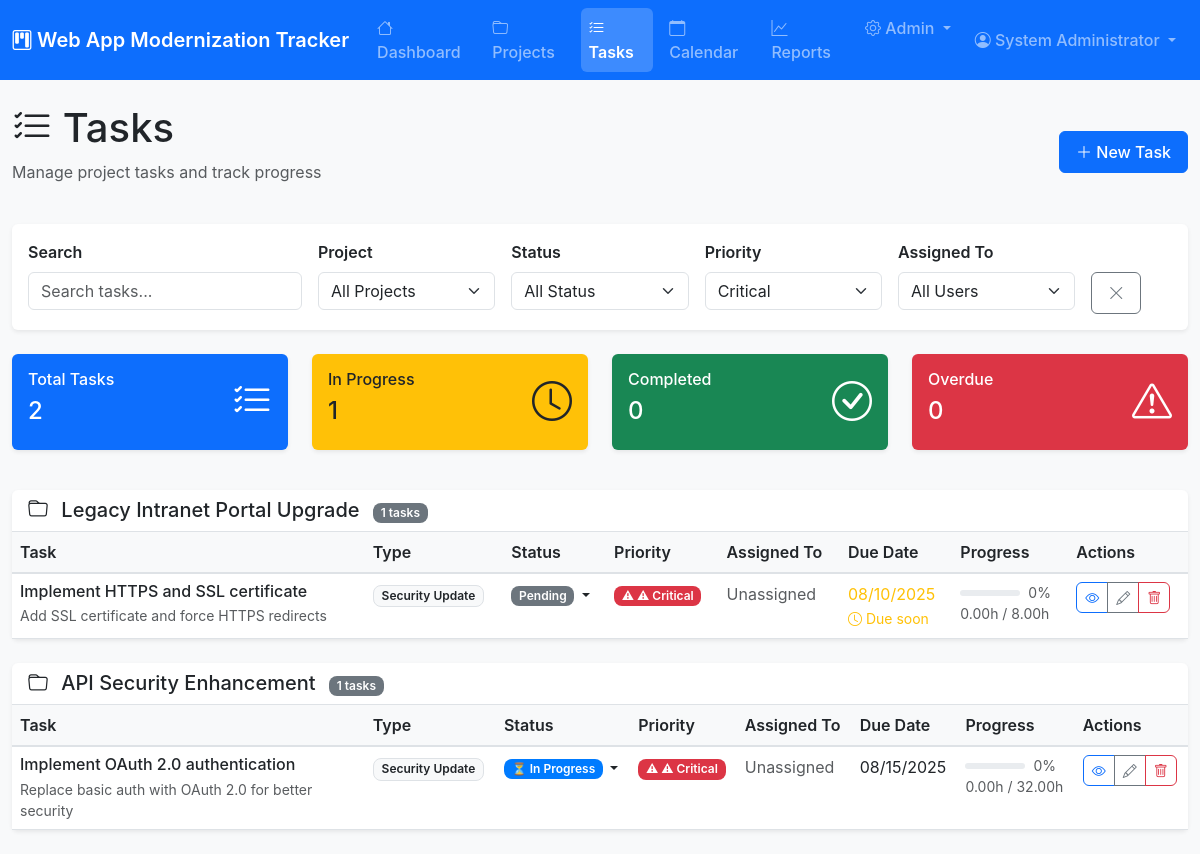
The app's page /pages/tasks.php?priority=critical (signed in) with its own data.
### tables this page shows
CREATE TABLE tasks (
    id INT AUTO_INCREMENT PRIMARY KEY,
    project_id INT NOT NULL,
    title VARCHAR(255) NOT NULL,
    description TEXT,
    task_type VARCHAR(100) DEFAULT 'General',
    priority ENUM('critical', 'high', 'medium', 'low') DEFAULT 'medium',
    status ENUM('pending', 'in_progress', 'completed', 'blocked', 'cancelled') DEFAULT 'pending',
    assigned_to INT,
    depends_on_task_id INT NULL,
    estimated_hours DECIMAL(5,2) DEFAULT 0,
    actual_hours DECIMAL(5,2) DEFAULT 0,
    start_date DATE,
    due_date DATE,
    completed_at TIMESTAMP NULL,
    created_at TIMESTAMP DEFAULT CURRENT_TIMESTAMP,
    updated_at TIMESTAMP DEFAULT CURRENT_TIMESTAMP ON UPDATE CURRENT_TIMESTAMP,
    FOREIGN KEY (project_id) REFERENCES projects(id) ON DELETE CASCADE,
    FOREIGN KEY (assigned_to) REFERENCES users(id) ON DELETE SET NULL,
    FOREIGN KEY (depends_on_task_id) REFERENCES tasks(id) ON DELETE SET NULL,
    INDEX idx_project_id (project_id),
    INDEX idx_status (status),
    INDEX idx_assigned_to (assigned_to),
    INDEX idx_due_date (due_date)
);

CREATE TABLE projects (
    id INT AUTO_INCREMENT PRIMARY KEY,
    name VARCHAR(255) NOT NULL,
    description TEXT,
    category VARCHAR(100) DEFAULT 'Web Application',
    priority ENUM('critical', 'high', 'medium', 'low') DEFAULT 'medium',
    status ENUM('planning', 'in_progress', 'testing', 'completed', 'on_hold') DEFAULT 'planning',
    current_version VARCHAR(50),
    target_version VARCHAR(50),
    start_date DATE,
    due_date DATE,
    completion_date DATE NULL,
    estimated_hours DECIMAL(6,2) DEFAULT 0,
    actual_hours DECIMAL(6,2) DEFAULT 0,
    budget DECIMAL(10,2),
    created_by INT NOT NULL,
    assigned_to INT,
    created_at TIMESTAMP DEFAULT CURRENT_TIMESTAMP,
    updated_at TIMESTAMP DEFAULT CURRENT_TIMESTAMP ON UPDATE CURRENT_TIMESTAMP,
    FOREIGN KEY (created_by) REFERENCES users(id) ON DELETE RESTRICT,
    FOREIGN KEY (assigned_to) REFERENCES users(id) ON DELETE SET NULL,
    INDEX idx_status (status),
    INDEX idx_priority (priority),
    INDEX idx_due_date (due_date),
    INDEX idx_category (category)
);

### pages/tasks.php (the view, shortened to what the rows shown need)
<?php
require_once dirname(__FILE__) . '/../includes/header.php';
$currentUser = getCurrentUser();
$filters = [
    'project_id' => $_GET['project_id'] ?? '',
    'status' => $_GET['status'] ?? '',
    'priority' => $_GET['priority'] ?? '',
    'assigned_to' => $_GET['assigned_to'] ?? '',
    'task_type' => $_GET['task_type'] ?? '',
    'search' => $_GET['search'] ?? ''
];
$tasks = getTasks(null, $filters);
$tasksByProject = [];
foreach ($tasks as $task) {
    $projectName = $task['project_name'];
    if (!isset($tasksByProject[$projectName])) {
        $tasksByProject[$projectName] = [];
    }
    $tasksByProject[$projectName][] = $task;
}
?>
<div class="d-flex justify-content-between align-items-center mb-4">
    <div>
        <h1><i class="bi bi-list-check"></i> Tasks</h1>
    </div>
</div>
<?php if (empty($tasks)): ?>
<div class="card">
    <div class="card-body text-center p-5">
        <i class="bi bi-list-check fs-1 text-muted"></i>
        <h5 class="text-muted mt-3">No tasks found</h5>
        <p class="text-muted">Create your first task to get started.</p>
        <button type="button" class="btn btn-primary" data-bs-toggle="modal" data-bs-target="#taskModal" onclick="openCreateModal()">
            <i class="bi bi-plus-lg"></i> Create Task
        </button>
    </div>
</div>
<?php else: ?>
<?php foreach ($tasksByProject as $projectName => $projectTasks): ?>
<div class="card mb-4">
    <div class="card-header">
        <h5 class="mb-0">
            <i class="bi bi-folder me-2"></i>
            <?php echo htmlspecialchars($projectName); ?>
            <span class="badge bg-secondary ms-2"><?php echo count($projectTasks); ?> tasks</span>
        </h5>
    </div>
    <div class="card-body p-0">
        <div class="table-responsive">
            <table class="table table-hover mb-0">
                <thead class="table-light">
                    <tr>
                        <th width="30%">Task</th>
                        <th>Type</th>
                        <th>Status</th>
                        <th>Priority</th>
                        <th>Assigned To</th>
                        <th>Due Date</th>
                        <th>Progress</th>
                        <th>Actions</th>
                    </tr>
                </thead>
                <tbody>
                    <?php foreach ($projectTasks as $task): ?>
                    <tr>
                        <td>
                            <div>
                                <h6 class="mb-1"><?php echo htmlspecialchars($task['title']); ?></h6>
                                <?php if ($task['description']): ?>
                                <small class="text-muted text-truncate-2"><?php echo htmlspecialchars(substr($task['description'], 0, 100)) . (strlen($task['description']) > 100 ? '...' : ''); ?></small>
                                <?php endif; ?>
                            </div>
                        </td>
                        <td>
                            <span class="badge bg-light text-dark border"><?php echo htmlspecialchars($task['task_type']); ?></span>
                        </td>
                        <td>
                            <div class="dropdown">
                                <button class="btn btn-sm p-0 border-0 bg-transparent dropdown-toggle" type="button" data-bs-toggle="dropdown">
                                    <?php echo getStatusBadge($task['status'], 'task'); ?>
                                </button>
                            </div>
                        </td>
                        <td><?php echo getPriorityBadge($task['priority']); ?></td>
                        <td>
                            <?php echo $task['assigned_to_name'] ? htmlspecialchars($task['assigned_to_name']) : '<span class="text-muted">Unassigned</span>'; ?>
                        </td>
                        <td>
                            <?php if ($task['due_date']): ?>
                                <?php
                                $daysUntilDue = $task['days_until_due'];
                                $isOverdue = $daysUntilDue < 0 && $task['status'] !== 'completed';
                                $isDueSoon = $daysUntilDue <= 3 && $daysUntilDue >= 0;
                                ?>
                                <div class="<?php echo $isOverdue ? 'text-danger' : ($isDueSoon ? 'text-warning' : ''); ?>">
                                    <?php echo formatDate($task['due_date']); ?>
                                    <?php if ($isOverdue): ?>
                                        <br><small><i class="bi bi-exclamation-triangle"></i> Overdue</small>
                                    <?php elseif ($isDueSoon): ?>
                                        <br><small><i class="bi bi-clock"></i> Due soon</small>
                                    <?php endif; ?>
                                </div>
                            <?php else: ?>
                                <span class="text-muted">Not set</span>
                            <?php endif; ?>
                        </td>
                        <td>
                            <?php if ($task['estimated_hours'] > 0): ?>
                                <?php
                                $progress = $task['actual_hours'] > 0 ? round(($task['actual_hours'] / $task['estimated_hours']) * 100, 1) : 0;
                                ?>
                                <div class="d-flex align-items-center">
                                    <div class="progress me-2" style="width: 60px; height: 6px;">
                                    </div>
                                    <small class="text-muted"><?php echo $progress; ?>%</small>
                                </div>
                                <small class="text-muted d-block"><?php echo $task['actual_hours']; ?>h / <?php echo $task['estimated_hours']; ?>h</small>
                            <?php else: ?>
                                <span class="text-muted">-</span>
                            <?php endif; ?>
                        </td>
                        <td>
                            <div class="btn-group" role="group">
                                <button type="button" class="btn btn-sm btn-outline-primary"
                                        onclick="viewTask(<?php echo $task['id']; ?>)">
                                    <i class="bi bi-eye"></i>
                                </button>
                                <button type="button" class="btn btn-sm btn-outline-secondary"
                                        onclick="editTask(<?php echo $task['id']; ?>)">
                                    <i class="bi bi-pencil"></i>
                                </button>
                                <?php if (isAdmin() || $task['assigned_to'] == $currentUser['id']): ?>
                                <button type="button" class="btn btn-sm btn-outline-danger"
                                        onclick="deleteTask(<?php echo $task['id']; ?>, '<?php echo htmlspecialchars($task['title']); ?>')">
                                    <i class="bi bi-trash"></i>
                                </button>
                                <?php endif; ?>
                            </div>
                        </td>
                    </tr>
                    <?php endforeach; ?>
                </tbody>
            </table>
        </div>
    </div>
</div>
<?php endforeach; ?>
<?php endif; ?>
    </main>
</body>
</html>

### config/config.php (shortened to what the rows shown need)
<?php
function formatDate($date, $format = DISPLAY_DATE_FORMAT) {
    try {
        $dateObj = new DateTime($date);
        return $dateObj->format($format);
    } catch (Exception $e) {
        return $date;
    }
}
function getStatusBadge($status, $type = 'project') {
    $statusLabels = ($type === 'task') ? TASK_STATUS : PROJECT_STATUS;
    $label = isset($statusLabels[$status]) ? $statusLabels[$status] : ucfirst($status);
    $color = isset(STATUS_COLORS[$status]) ? STATUS_COLORS[$status] : '#6c757d';
    $icon = '';
    switch($status) {
        case 'in_progress': $icon = '⏳ '; break;
    }
    return '<span class="badge badge-' . $status . '" style="background-color: ' . $color . '" aria-label="Status: ' . $label . '">' . $icon . $label . '</span>';
}
function getPriorityBadge($priority) {
    $label = isset(PRIORITY_LEVELS[$priority]) ? PRIORITY_LEVELS[$priority] : ucfirst($priority);
    $color = isset(PRIORITY_COLORS[$priority]) ? PRIORITY_COLORS[$priority] : '#6c757d';
    $icon = '';
    switch($priority) {
        case 'critical': $icon = '⚠ '; break;
    }
    return '<span class="badge badge-' . $priority . '" style="background-color: ' . $color . '" aria-label="Priority: ' . $label . '">' . $icon . $label . '</span>';
}
require_once CONFIG_PATH . '/database.php';
?>

### records on screen
tasks: title "Implement HTTPS and SSL certificate", description "Add SSL certificate and force HTTPS redirects", task_type "Security Update", status "Pending", priority "⚠", priority "Critical", due_date "08/10/2025", shows "Due soon", actual_hours "0", actual_hours "0.00", estimated_hours "8.00"
tasks: project.name "API Security Enhancement", count($projectTasks) "1", title "Implement OAuth 2.0 authentication", description "Replace basic auth with OAuth 2.0 for better security", task_type "Security Update", status "⏳", status "In Progress", priority "⚠", priority "Critical", due_date "08/15/2025", actual_hours "0", actual_hours "0.00", estimated_hours "32.00"

### other values on screen
APP_NAME "Web App Modernization Tracker"
$currentUser['first_name'] . ' ' . $currentUser['last_name'] "System Administrator"
count($tasks) "2"
count(array_filter($tasks, fn($t) => $t['status'] === 'in_progress')) "1"
count(array_filter($tasks, fn($t) => $t['status'] === 'completed')) "0"
$projectName "Legacy Intranet Portal Upgrade"
count($projectTasks) "1"
form field priority "Critical"
